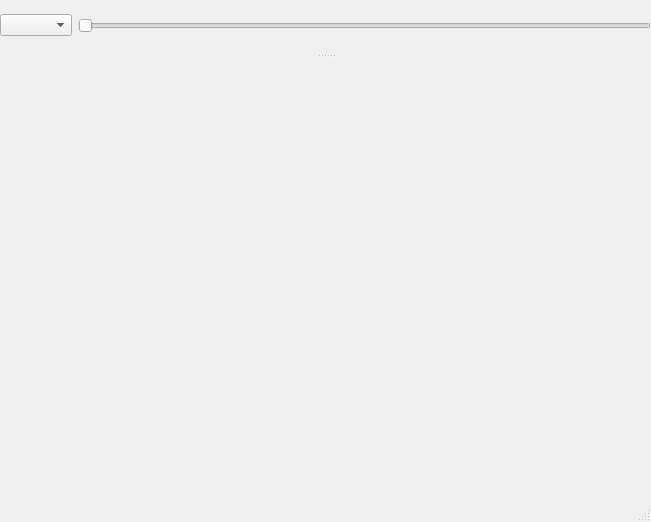
<?xml version="1.0" encoding="UTF-8"?>
<ui version="4.0">
 <class>MainWindow</class>
 <widget class="QMainWindow" name="MainWindow">
  <property name="geometry">
   <rect>
    <x>0</x>
    <y>0</y>
    <width>651</width>
    <height>522</height>
   </rect>
  </property>
  <property name="windowTitle">
   <string>SkyDataViewer</string>
  </property>
  <widget class="QWidget" name="centralwidget">
   <widget class="QWidget" name="horizontalLayoutWidget">
    <property name="geometry">
     <rect>
      <x>0</x>
      <y>0</y>
      <width>651</width>
      <height>51</height>
     </rect>
    </property>
    <layout class="QHBoxLayout" name="layoutDateTime" stretch="0,0">
     <property name="sizeConstraint">
      <enum>QLayout::SetNoConstraint</enum>
     </property>
     <item>
      <widget class="QComboBox" name="comboDate"/>
     </item>
     <item>
      <widget class="QSlider" name="sliderTime">
       <property name="orientation">
        <enum>Qt::Horizontal</enum>
       </property>
      </widget>
     </item>
    </layout>
   </widget>
   <widget class="QSplitter" name="splitter_2">
    <property name="geometry">
     <rect>
      <x>0</x>
      <y>50</y>
      <width>651</width>
      <height>421</height>
     </rect>
    </property>
    <property name="orientation">
     <enum>Qt::Vertical</enum>
    </property>
    <widget class="QSplitter" name="splitter">
     <property name="orientation">
      <enum>Qt::Horizontal</enum>
     </property>
     <widget class="QWidget" name="panelRender" native="true"/>
     <widget class="QWidget" name="panelInfo" native="true"/>
    </widget>
    <widget class="QWidget" name="graphMultispectral" native="true"/>
   </widget>
  </widget>
  <widget class="QMenuBar" name="menubar">
   <property name="geometry">
    <rect>
     <x>0</x>
     <y>0</y>
     <width>651</width>
     <height>26</height>
    </rect>
   </property>
  </widget>
  <widget class="QStatusBar" name="statusbar"/>
 </widget>
 <resources/>
 <connections/>
</ui>
